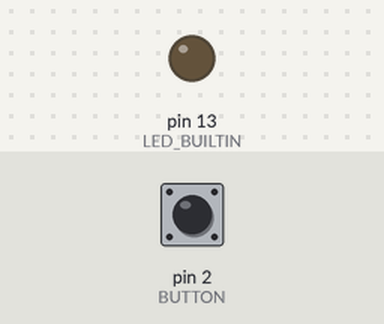
A sketch run on a simulated Arduino Uno, built with avr-gcc and run on an emulated ATmega328P. Parts: output pins drawn as LEDs (lit = HIGH). Inputs (shaded band) come from the test bench; at power-on: pin 2 (BUTTON) HIGH.

Above: at 1.2 s.
1.3 s: pin 2 (BUTTON) pulled LOW for 0.15 s
At 1.7 s:
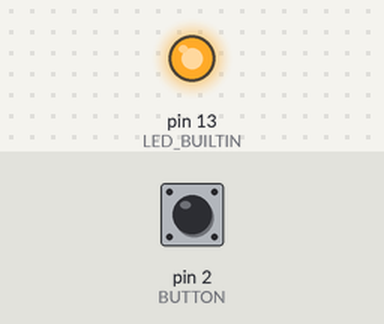
2.9 s: pin 2 (BUTTON) pulled LOW for 1 s
At 4.2 s:
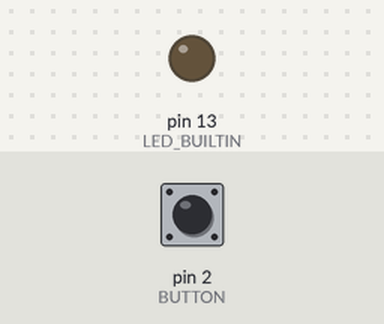
5.4 s: pin 2 (BUTTON) pulled LOW for 3.2 s
At 6.1 s:
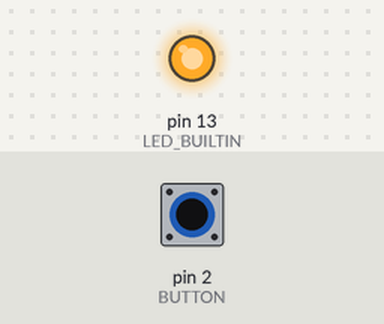
Timing chart, 0 to 8.4 s (numbered marks = the images above; inputs shaded):
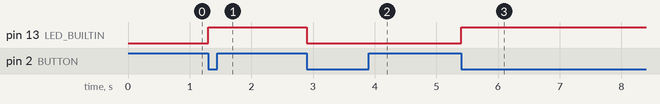

Measured:
- after the input at 1.3 s, pin 13 (LED_BUILTIN): LOW → HIGH at once
- after the input at 2.9 s, pin 13 (LED_BUILTIN): HIGH → LOW at once
- after the input at 5.4 s, pin 13 (LED_BUILTIN): LOW → HIGH at once

The sketch:

ProvaInterrupt-nodebug.ino
```cpp
/***************************************************
 *    ESEMPIO GESTIONE DEGLI INTERRUPT
 *    Senza gestione del 'debounce'
 *
 *    Author: Stefano Capezzone
 *    Version: 1.0
 *    Corso Professionale di arduino Avanzato
 *
 */
const byte BUTTON = 2; // Modificare con il PIN scelto anche in base al tipo di scheda
volatile byte stato=0;


// Interrupt Service Routine
void buttonPressed() {

  stato = !stato;
  digitalWrite(LED_BUILTIN,stato);

}

void setup() {
  pinMode(LED_BUILTIN, OUTPUT);
  pinMode(BUTTON, INPUT_PULLUP);
  attachInterrupt(digitalPinToInterrupt(BUTTON), buttonPressed, FALLING);


}

void loop() {


}
```
